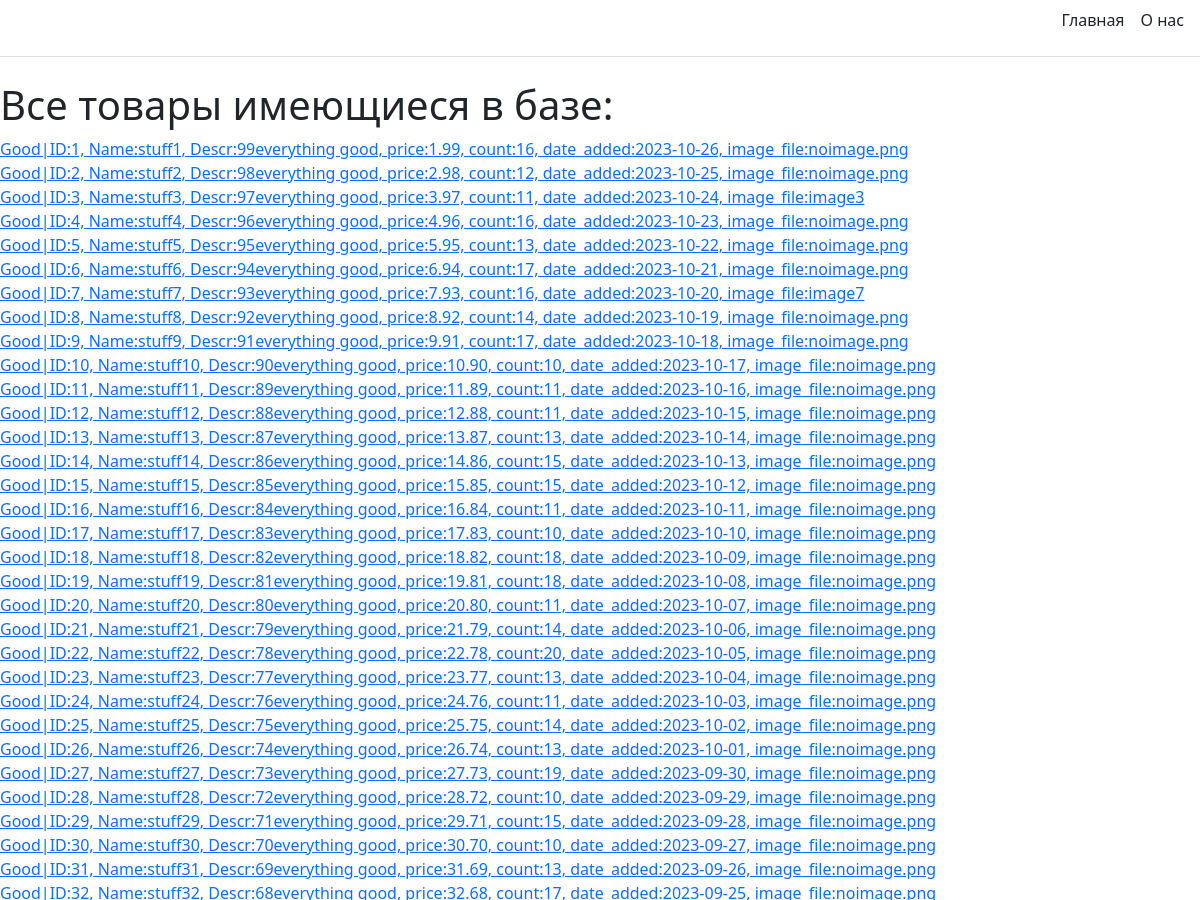
/goods/ (upper part), run on an earlier commit of the app's database.
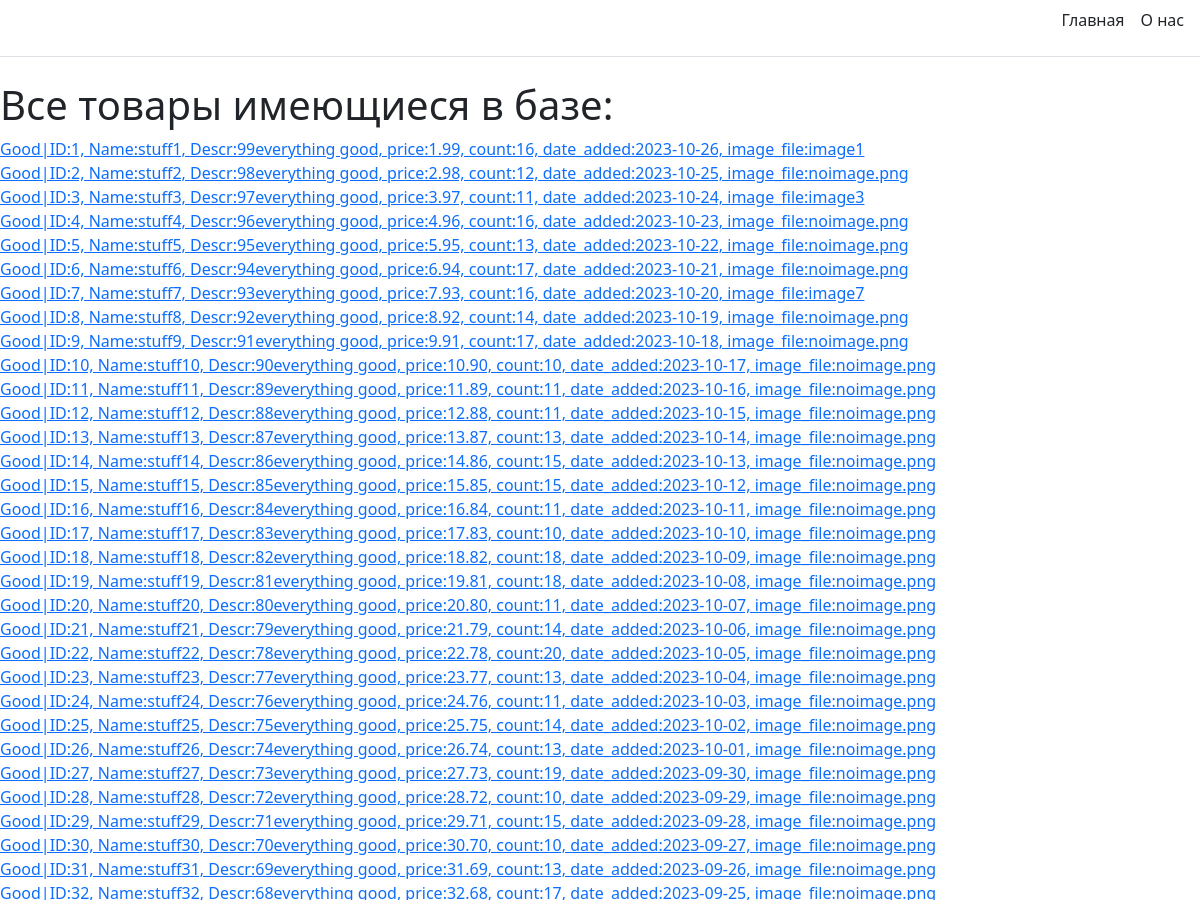
And on a later commit of the database.
### hometask_app/models.py (models this page shows)
class GoodOne(models.Model):
    name = models.CharField(max_length=100) #имя товара
    descr = models.TextField()#описание товара
    price = models.DecimalField(max_digits=12,decimal_places=2) #цена товара
    count = models.IntegerField()#количество товара
    date_added = models.DateField(default=timezone.now)#дата поступления товара
    image_file = models.CharField(max_length=100, default='noimage.png') #имя файла с изображением товара
    def __str__(self) -> str:
        return f'Good|ID:{self.pk}, Name:{self.name}, Descr:{self.descr}, price:{self.price}, count:{self.count}, date_added:{self.date_added}, image_file:{self.image_file}'

### hometask_app/views.py (the view)
# urls.py: path('goods/',views.all_goods_list,name='all_goods_list'),
def all_goods_list(request):
    logger.info('all_goods_list page accessed.')
    goods = GoodOne.objects.all()
    return render(request,'hometask_app/all_goods.html',{'goods':goods})

### hometask_app/templates/hometask_app/all_goods.html (shortened to what this page needs)
{% extends 'hometask_app/base.html' %}
{% block content %}
    <h1>Все товары имеющиеся в базе:</h1>
    {% if goods %}
        {% for good in goods %}
        <a href="{% url 'good_add_image' good_id=good.pk %}">{{ good }}</a><br>
        {% endfor %}
    {% else %}
    <p>Нет заказанных товаров за выбранный период</p>
    {% endif %}
{% endblock %}

What changed in the data, as far as the page shows it:
changed GoodOne: id+name+descr "Good|ID:1, Name:stuff1, Descr:99everything good, price:1.99, count:16, date_added:2023-10-26, image_file:noimage.png" → "Good|ID:1, Name:stuff1, Descr:99everything good, price:1.99, count:16, date_added:2023-10-26, image_file:image1"
